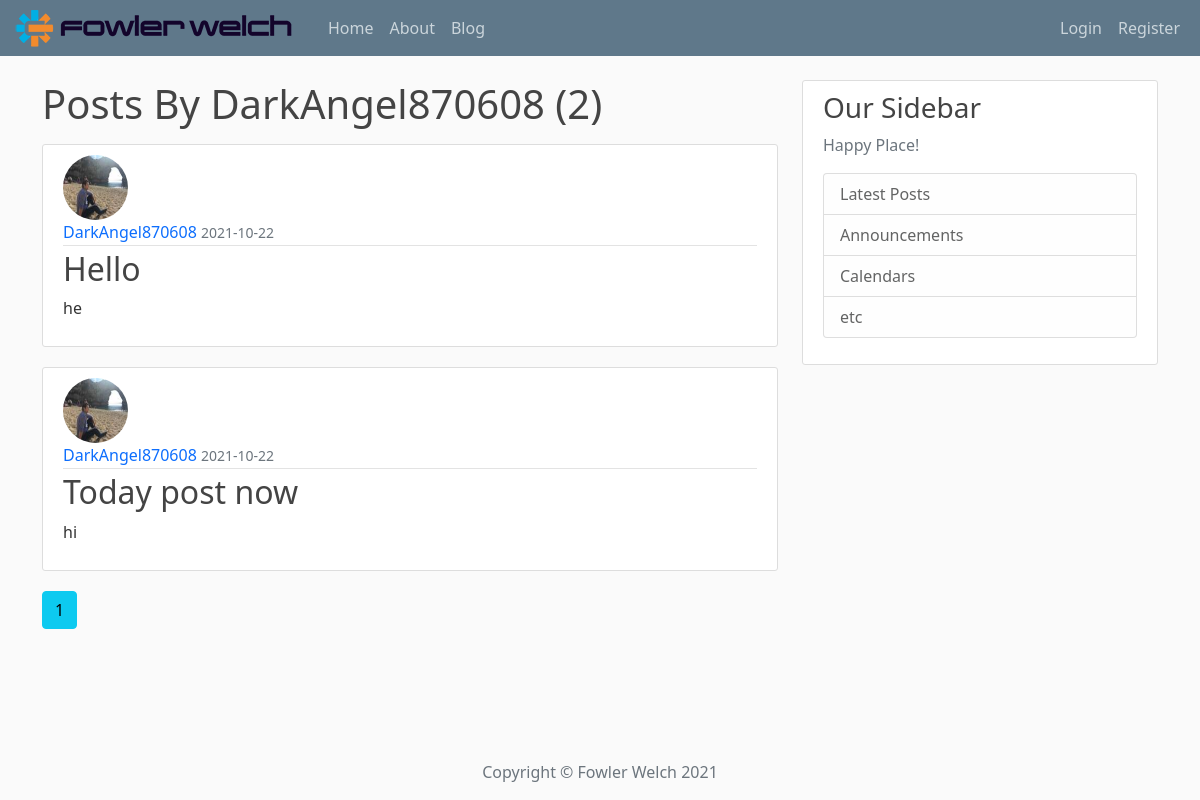
/user/DarkAngel870608, run on an earlier commit of the app's database.
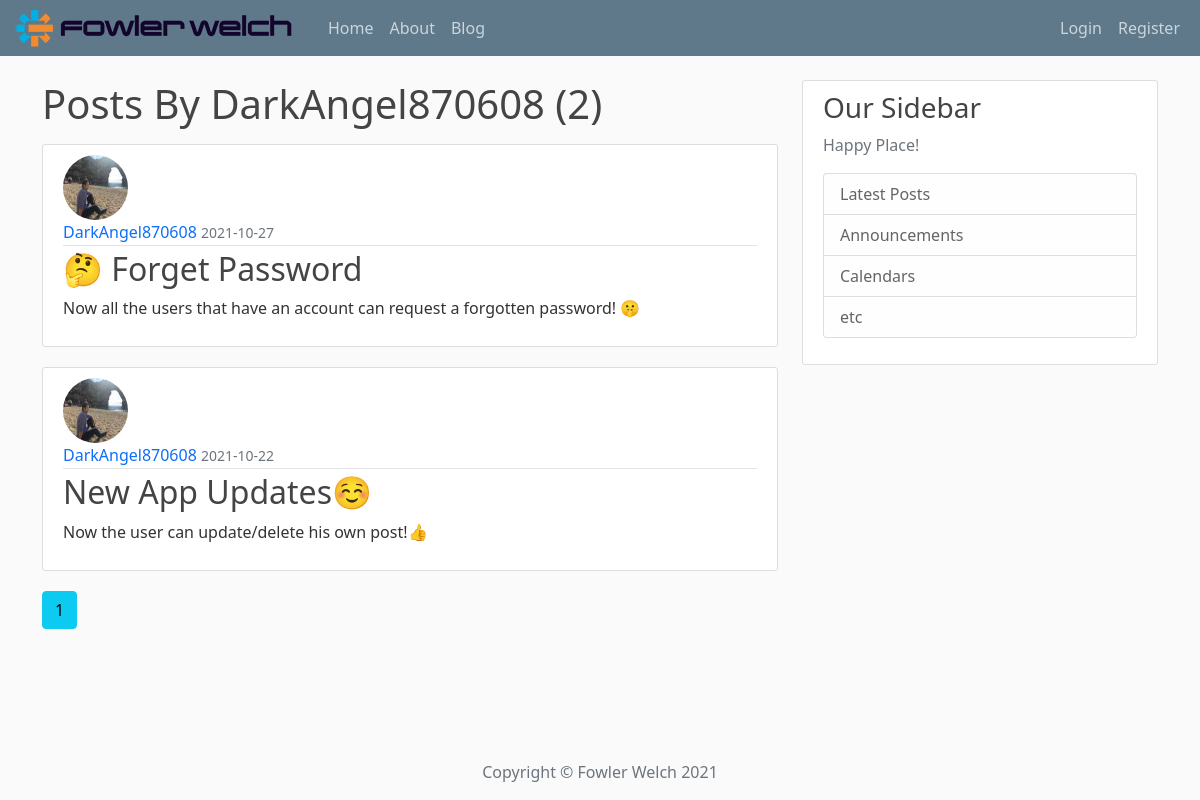
And on a later commit of the database.
### app/models.py (models this page shows, shortened)
class User(db.Model, UserMixin):
    id = db.Column(db.Integer, primary_key=True)
    username = db.Column(db.String(20), unique=True, nullable=False)
    email = db.Column(db.String(120), unique=True, nullable=False)
    image_file = db.Column(db.String(20), nullable=False, default='default.jpeg')
    password = db.Column(db.String(60), nullable=False)
    posts = db.relationship('Post', backref='author', lazy=True)

class Post(db.Model):
    id = db.Column(db.Integer, primary_key=True)
    title = db.Column(db.String(100), nullable=False)
    date_posted = db.Column(db.DateTime, nullable=False, default=datetime.utcnow)
    content = db.Column(db.Text, nullable=False)
    user_id = db.Column(db.Integer, db.ForeignKey('user.id'), nullable=False)

### app/routes.py (the view)
@app.route('/user/<string:username>')
def user_posts(username):  # ☟ Put the post in HTML page
    page = request.args.get('page', 1, type=int)
    user = User.query.filter_by(username=username).first_or_404()
    posts = Post.query \
        .filter_by(author=user) \
        .order_by(Post.date_posted.desc()) \
        .paginate(page=page, per_page=4)
    return render_template('user_posts.html', posts=posts, user=user)

### app/templates/user_posts.html
{% extends 'client_template/base.html' %}
{% block content %}
    <h1 class="mb-3">Posts By {{ user.username }} ({{ posts.total }})</h1>
    {% for post in posts.items %}
        <div>
            <article class="media content-section">
                <img class="rounded-circle article-img" src="{{ url_for('static',
                 filename='images/' + post.author.image_file) }}" alt="">
              <div class="media-body">
                <div class="article-metadata">
                  <a class="mr-2" href="{{ url_for('user_posts', username=post.author.username) }}">{{ post.author.username }}</a>
                  <small class="text-muted">{{ post.date_posted.strftime('%Y-%m-%d') }}</small>
                </div>
                <h2><a class="article-title" href="{{ url_for('post',
                 post_id=post.id) }}">{{ post.title }}</a></h2>
                <p class="article-content">{{ post.content }}</p>
              </div>
            </article>
        </div>
    {% endfor %}
    {% for page_num in posts.iter_pages(left_edge=1, right_edge=1, left_current=1, right_current=2) %}
        {% if page_num %}
            {% if posts.page == page_num %}
                <a class="btn btn-info mb-4"
                   href="{{ url_for('user_posts',username=username, page=page_num) }}">{{ page_num }}</a>
            {% else %}
                 <a class="btn btn-outline-info mb-4"
                   href="{{ url_for('user_posts',username=username, page=page_num) }}">{{ page_num }}</a>
            {% endif %}
        {% else %}
            ...
        {% endif %}
    {% endfor %}
{% endblock content %}

### app/templates/client_template/base.html (shortened to what this page needs)
<!doctype html>
<html lang="en">
<head>
    <link href="https://cdn.jsdelivr.net/npm/bootstrap@5.0.2/dist/css/bootstrap.min.css"
          rel="stylesheet"
>
    <link rel="stylesheet" type="text/css" href="{{ url_for('static', filename='/css/main.css') }}">
</head>
<body>
    {% include 'client_template/navbar.html' %}
    <main role="main" class="container">
      <div class="row">
        <div class="col-md-8">
            {% block content %}{% endblock %}
        </div>
        <div class="col-md-4">
          <div class="content-section">
            <h3>Our Sidebar</h3>
            <p class='text-muted'>Happy Place!
              <ul class="list-group">
                <li class="list-group-item list-group-item-light">Latest Posts</li>
                <li class="list-group-item list-group-item-light">Announcements</li>
                <li class="list-group-item list-group-item-light">Calendars</li>
                <li class="list-group-item list-group-item-light">etc</li>
              </ul>
            </p>
          </div>
        </div>
      </div>
    </main>
    {% include 'client_template/footer.html' %}
</body>
</html>

### app/templates/client_template/navbar.html (shortened to what this page needs)
<header class="site-header">
  <nav class="navbar navbar-expand-lg navbar-dark bg-steel fixed-top">
    <div class="container-fluid">
      <a class="navbar-brand mr-2 py-lg-0" href="/">
          <img class="img-fluid me-2" src="{{ url_for('static', filename='images/logos_FW.jpeg') }}" alt="">
      </a>
      <div class="collapse navbar-collapse" id="navbarSupportedContent">
        <div class="navbar-nav">
          <li class="nav-item">
              <a class="nav-link" href="{{ url_for('home') }}">Home</a>
          </li>
          <li class="nav-item">
              <a class="nav-link" href="{{ url_for('about') }}">About</a>
          </li>
          <li class="nav-item">
              <a class="nav-link" href="{{ url_for('blog') }}">Blog</a>
          </li>
        </div>
        <div class="navbar-nav  ms-auto">
            {% if current_user.is_authenticated %}
                <li class="nav-item">
                   <a class="nav-link" href="{{ url_for('account') }}">Account</a>
                </li>
                 <li class="nav-item">
                   <a class="nav-link" href="{{ url_for('new_post') }}">New Post</a>
                </li>
                <a class="nav-item nav-link" href="{{ url_for('logout') }}">Logout {{ current_user.username }}</a>
            {% else %}
                <a class="nav-item nav-link" href="{{ url_for('login') }}">Login</a>
                <a class="nav-item nav-link" href="{{ url_for('register') }}">Register</a>
            {% endif %}
        </div>
      </div>
    </div>
  </nav>
</header>

### app/templates/client_template/footer.html (shortened to what this page needs)
  <footer>
    <div class="container text-center fixed-bottom">
      <div class="row">
        <div class="col-lg-8 col-md-10 mx-auto">
          <p class="copyright text-muted">Copyright &copy; Fowler Welch {{ moment().format('YYYY') }}</p>
        </div>
      </div>
    </div>
  </footer>

### app/static/css/main.css (style rules this page uses)
body { background: #fafafa; color: #333333; margin-top: 5rem; }
h1, h2, h3, h4, h5, h6 { color: #444444; }
.bg-steel { background-color: #5f788a; }
.site-header .navbar-nav .nav-link { color: #cbd5db; }
.content-section { background: #ffffff; padding: 10px 20px; border: 1px solid #dddddd; border-radius: 3px; margin-bottom: 20px; }
.article-title { color: #444444; }
a { text-decoration: none; }
.article-content { white-space: pre-line; }
.article-img { height: 65px; width: 65px; margin-right: 16px; }
.article-metadata { padding-bottom: 1px; margin-bottom: 4px; border-bottom: 1px solid #e3e3e3 }

What changed in the data, as far as the page shows it:
changed Post: date_posted "2021-10-22" → "2021-10-27"; title "Hello" → "🤔 Forget Password"; content "he" → "Now all the users that have an account can request a forgotten password! 🤫"
changed Post: title "Today post now" → "New App Updates☺️"; content "hi" → "Now the user can update/delete his own post!👍"
